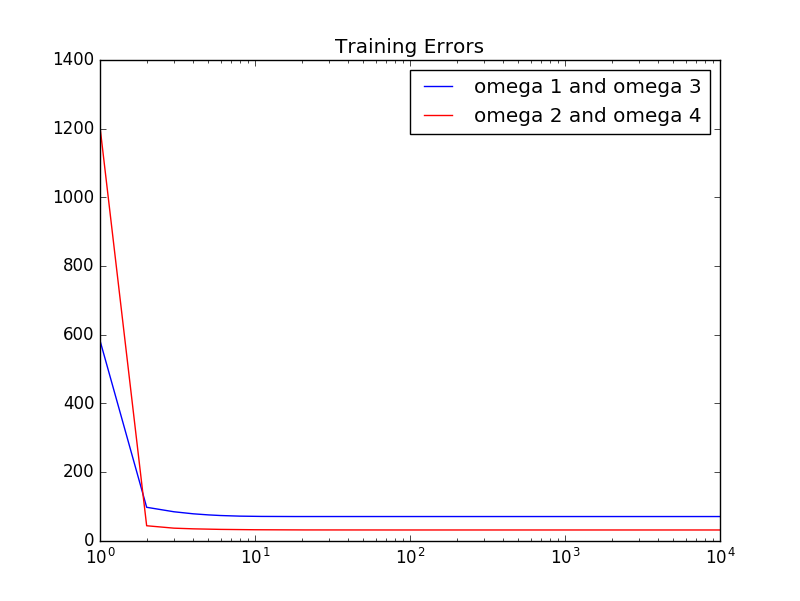

This figure's Python source:
#!/usr/bin/python3
# coding=utf-8

import numpy as np
import matplotlib.pyplot as plt

# constant values
omega1 = np.array([
                    [0.1, 1.1],
                    [6.8, 7.1],
                    [-3.5, -4.1],
                    [2.0, 2.7],
                    [4.1, 2.8],
                    [3.1, 5.0],
                    [-0.8, -1.3],
                    [0.9, 1.2],
                    [5.0, 6.4],
                    [3.9, 4.0]
                    ])
omega2 = np.array([
                    [7.1, 4.2],
                    [-1.4, -4.3],
                    [4.5, 0.0],
                    [6.3, 1.6],
                    [4.2, 1.9],
                    [1.4, -3.2],
                    [2.4, -4.0],
                    [2.5, -6.1],
                    [8.4, 3.7],
                    [4.1, -2.2]
                    ])
omega3 = np.array([
                    [-3.0, -2.9],
                    [0.5, 8.7],
                    [2.9, 2.1],
                    [-0.1, 5.2],
                    [-4.0, 2.2],
                    [-1.3, 3.7],
                    [-3.4, 6.2],
                    [-4.1, 3.4],
                    [-5.1, 1.6],
                    [1.9, 5.1]
                    ])
omega4 = np.array([
                    [-2.0, 8.4],
                    [-8.9, 0.2],
                    [-4.2, 7.7],
                    [-8.5, -3.2],
                    [-6.7, -4.0],
                    [-0.5, -9.2],
                    [-5.3, -6.7],
                    [-8.7, -6.4],
                    [-7.1, -9.7],
                    [-8.0, -6.3]
                    ]) 
origin = [0,0,0]

def eta(k):
    return 0.5

def rand_start(n):
    return [np.random.uniform() for i in range(n)]

def get_init_b(n):
    return [np.random.uniform() for i in range(n)]

def Ho_Kashyap(s1, s2, a_start, b_start, k_max, b_min):
    s = [[1,x[0],x[1]] for x in s1]
    s.extend([[-1,-x[0],-x[1]] for x in s2])
    Y = np.matrix(s)
    Y_inv = np.linalg.pinv(Y)
    a = np.matrix(a_start).T
    b = np.matrix(b_start).T
    all_e = []
    split_able = False
    for k in range(1, k_max+1):
        # inpu = input("interation")
        e = Y * a - b
        all_e.append((e.T * e)[0,0])
        if(np.max(np.abs(e)) < b_min):
            split_able = True
            break
        e_plus = e
        e_plus[e < 0] = 0
        b = b + (2 * eta(k)) * e_plus
        a = Y_inv * b
    print(split_able)
    return all_e

if __name__ == '__main__':
    k_max = 10000
    start_a = rand_start(3)
    start_b = get_init_b(len(omega1)+len(omega3))
    b_min = 1E-5
    # omega 1 and omega 3
    x = [i for i in range(1, k_max + 1)]
    all_E_1 = Ho_Kashyap(omega1, omega3,
        start_a, start_b, k_max, b_min)
    # print(all_E_1[len(all_E_1)-1])
    # omega 2 and omega 4
    all_E_2 = Ho_Kashyap(omega2, omega4,
        start_a, start_b, k_max, b_min)
    # print(all_E_2)
    # plot
    ax = plt.gca()
    ax.set_xscale('log')
    plt.title("Training Errors")
    plt.plot(x,all_E_1,color='b', 
        label="omega 1 and omega 3")
    plt.plot(x,all_E_2,color='r',
        label="omega 2 and omega 4")
    plt.legend()
    plt.show()
